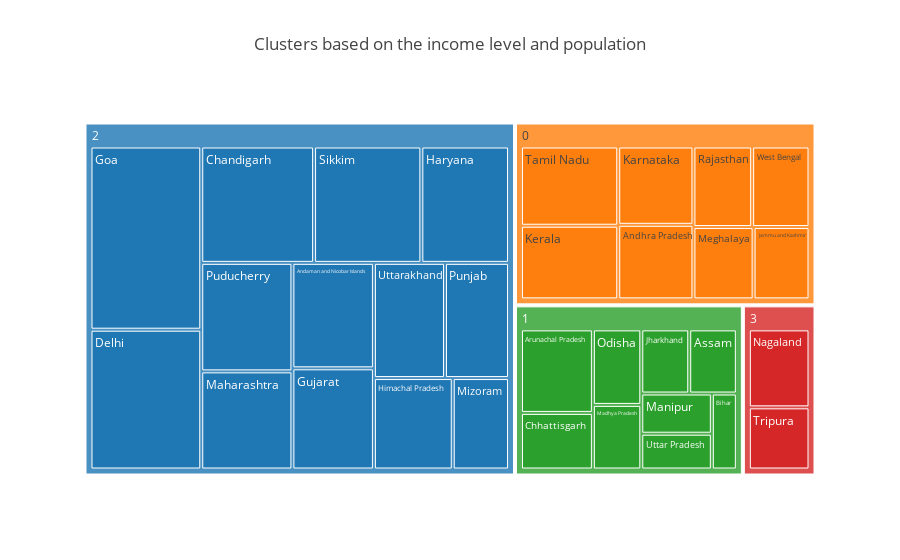

Notebook source saved alongside this figure:
### Code cell
df_cluster =df_2011_in.groupby(['kmeans_4_cluster']).mean()
# Tree plot
fig = px.treemap(df_2011_in, path = ['kmeans_4_cluster', 'Name_of_State'], values = '2011-12-INC',
                title="Clusters based on the income level and population",template='none')
fig.show()

### Figure 1 — Plotly figure (JSON) as saved in the notebook; plotly's stock layout.template omitted (floating-point values rounded to 4 significant figures)
{"data": [{"branchvalues": "total", "domain": {"x": [0, 1], "y": [0, 1]}, "hovertemplate": "labels=%{label}<br>2011-12-INC=%{value}<br>parent=%{parent}<br>id=%{id}<extra></extra>", "ids": ["2/Andaman and Nicobar Islands", "0/Andhra Pradesh", "1/Arunachal Pradesh", "1/Assam", "1/Bihar", "2/Chandigarh", "1/Chhattisgarh", "2/Delhi", "2/Goa", "2/Gujarat", "2/Haryana", "2/Himachal Pradesh", "0/Jammu and Kashmir", "1/Jharkhand", "0/Karnataka", "0/Kerala", "1/Madhya Pradesh", "2/Maharashtra", "1/Manipur", "0/Meghalaya", "2/Mizoram", "3/Nagaland", "1/Odisha", "2/Puducherry", "2/Punjab", "0/Rajasthan", "2/Sikkim", "0/Tamil Nadu", "3/Tripura", "1/Uttar Pradesh", "2/Uttarakhand", "0/West Bengal", "0", "1", "2", "3"], "labels": ["Andaman and Nicobar Islands", "Andhra Pradesh", "Arunachal Pradesh", "Assam", "Bihar", "Chandigarh", "Chhattisgarh", "Delhi", "Goa", "Gujarat", "Haryana", "Himachal Pradesh", "Jammu and Kashmir", "Jharkhand", "Karnataka", "Kerala", "Madhya Pradesh", "Maharashtra", "Manipur", "Meghalaya", "Mizoram", "Nagaland", "Odisha", "Puducherry", "Punjab", "Rajasthan", "Sikkim", "Tamil Nadu", "Tripura", "Uttar Pradesh", "Uttarakhand", "West Bengal", "0", "1", "2", "3"], "name": "", "parents": ["2", "0", "1", "1", "1", "2", "1", "2", "2", "2", "2", "2", "0", "1", "0", "0", "1", "2", "1", "0", "2", "3", "1", "2", "2", "0", "2", "0", "3", "1", "2", "0", "", "", "", ""], "type": "treemap", "values": [89642, 64773, 71366, 36320, 22582, 136883, 48366, 161446, 211570, 85979, 106320, 75185, 46734, 36554, 68053, 82753, 37180, 93282, 33695, 50316, 53624, 63781, 43463, 103149, 76895, 54637, 130127, 89050, 50859, 30021, 85372, 53383, 509699, 359547, 1409474, 114640]}], "layout": {"legend": {"tracegroupgap": 0}, "title": {"text": "Clusters based on the income level and population"}}}
